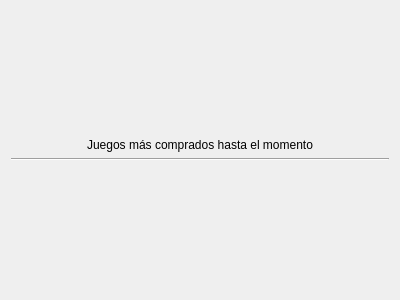
<?xml version="1.0" encoding="UTF-8"?>
<ui version="4.0">
 <class>Form</class>
 <widget class="QWidget" name="Form">
  <property name="geometry">
   <rect>
    <x>0</x>
    <y>0</y>
    <width>400</width>
    <height>300</height>
   </rect>
  </property>
  <property name="windowTitle">
   <string>Form</string>
  </property>
  <layout class="QVBoxLayout" name="verticalLayout_2">
   <item>
    <layout class="QVBoxLayout" name="verticalLayout">
     <item>
      <layout class="QHBoxLayout" name="horizontalLayout">
       <item>
        <widget class="QLabel" name="lblTitulo">
         <property name="sizePolicy">
          <sizepolicy hsizetype="Fixed" vsizetype="Fixed">
           <horstretch>0</horstretch>
           <verstretch>0</verstretch>
          </sizepolicy>
         </property>
         <property name="text">
          <string>Juegos más comprados hasta el momento</string>
         </property>
        </widget>
       </item>
      </layout>
     </item>
     <item>
      <widget class="Line" name="line">
       <property name="orientation">
        <enum>Qt::Horizontal</enum>
       </property>
      </widget>
     </item>
    </layout>
   </item>
  </layout>
 </widget>
 <resources/>
 <connections/>
</ui>
